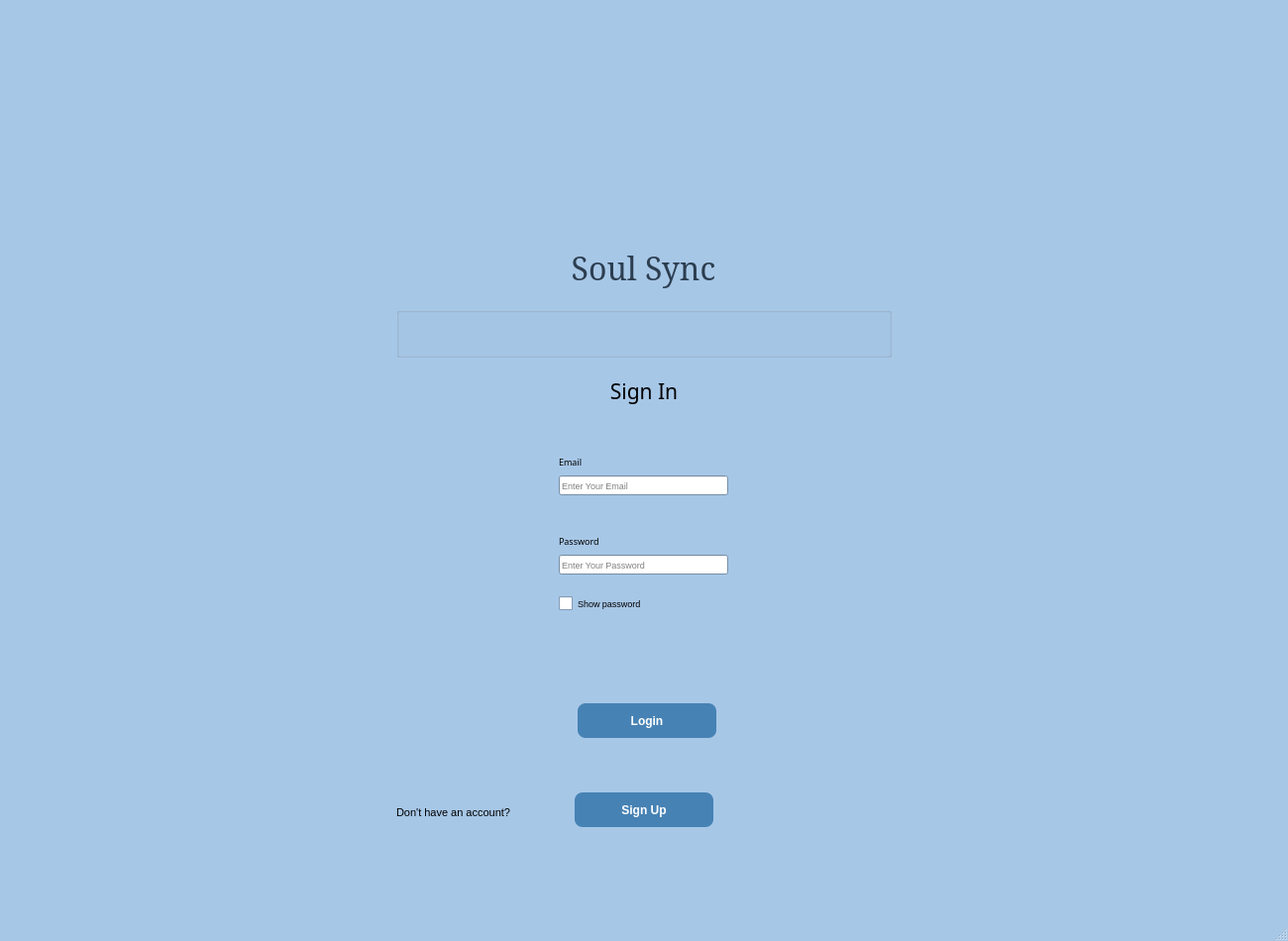
<?xml version="1.0" encoding="UTF-8"?>
<ui version="4.0">
 <class>MainWindow</class>
 <widget class="QMainWindow" name="MainWindow">
  <property name="enabled">
   <bool>true</bool>
  </property>
  <property name="geometry">
   <rect>
    <x>0</x>
    <y>0</y>
    <width>1300</width>
    <height>950</height>
   </rect>
  </property>
  <property name="palette">
   <palette>
    <active>
     <colorrole role="Base">
      <brush brushstyle="SolidPattern">
       <color alpha="255">
        <red>255</red>
        <green>255</green>
        <blue>255</blue>
       </color>
      </brush>
     </colorrole>
     <colorrole role="Window">
      <brush brushstyle="SolidPattern">
       <color alpha="255">
        <red>167</red>
        <green>199</green>
        <blue>231</blue>
       </color>
      </brush>
     </colorrole>
    </active>
    <inactive>
     <colorrole role="Base">
      <brush brushstyle="SolidPattern">
       <color alpha="255">
        <red>255</red>
        <green>255</green>
        <blue>255</blue>
       </color>
      </brush>
     </colorrole>
     <colorrole role="Window">
      <brush brushstyle="SolidPattern">
       <color alpha="255">
        <red>167</red>
        <green>199</green>
        <blue>231</blue>
       </color>
      </brush>
     </colorrole>
    </inactive>
    <disabled>
     <colorrole role="Base">
      <brush brushstyle="SolidPattern">
       <color alpha="255">
        <red>167</red>
        <green>199</green>
        <blue>231</blue>
       </color>
      </brush>
     </colorrole>
     <colorrole role="Window">
      <brush brushstyle="SolidPattern">
       <color alpha="255">
        <red>167</red>
        <green>199</green>
        <blue>231</blue>
       </color>
      </brush>
     </colorrole>
    </disabled>
   </palette>
  </property>
  <property name="font">
   <font>
    <pointsize>9</pointsize>
   </font>
  </property>
  <property name="windowTitle">
   <string>Soul Sync</string>
  </property>
  <property name="windowIcon">
   <iconset>
    <normaloff>Downloads/src/model/_c5dca270-092d-4483-b12e-a031080d7df9.jpeg</normaloff>
    <normalon>Downloads/src/model/_c5dca270-092d-4483-b12e-a031080d7df9.jpeg</normalon>
    <activeon>Downloads/src/model/_c5dca270-092d-4483-b12e-a031080d7df9.jpeg</activeon>Downloads/src/model/_c5dca270-092d-4483-b12e-a031080d7df9.jpeg</iconset>
  </property>
  <widget class="QWidget" name="centralwidget">
   <widget class="QLabel" name="label_3">
    <property name="geometry">
     <rect>
      <x>554</x>
      <y>250</y>
      <width>191</width>
      <height>41</height>
     </rect>
    </property>
    <property name="font">
     <font>
      <family>MS Serif</family>
      <pointsize>24</pointsize>
     </font>
    </property>
    <property name="styleSheet">
     <string notr="true">QLabel{color: #2C3E50;
}
</string>
    </property>
    <property name="text">
     <string>Soul Sync</string>
    </property>
    <property name="alignment">
     <set>Qt::AlignCenter</set>
    </property>
   </widget>
   <widget class="QLabel" name="label_4">
    <property name="geometry">
     <rect>
      <x>550</x>
      <y>370</y>
      <width>200</width>
      <height>50</height>
     </rect>
    </property>
    <property name="font">
     <font>
      <family>Microsoft Uighur</family>
      <pointsize>16</pointsize>
     </font>
    </property>
    <property name="text">
     <string>Sign In</string>
    </property>
    <property name="alignment">
     <set>Qt::AlignCenter</set>
    </property>
   </widget>
   <widget class="QLineEdit" name="email">
    <property name="geometry">
     <rect>
      <x>564</x>
      <y>480</y>
      <width>171</width>
      <height>20</height>
     </rect>
    </property>
    <property name="font">
     <font>
      <pointsize>7</pointsize>
     </font>
    </property>
    <property name="alignment">
     <set>Qt::AlignLeading|Qt::AlignLeft|Qt::AlignVCenter</set>
    </property>
    <property name="placeholderText">
     <string>Enter Your Email</string>
    </property>
   </widget>
   <widget class="QLineEdit" name="password">
    <property name="geometry">
     <rect>
      <x>564</x>
      <y>560</y>
      <width>171</width>
      <height>20</height>
     </rect>
    </property>
    <property name="font">
     <font>
      <pointsize>7</pointsize>
     </font>
    </property>
    <property name="alignment">
     <set>Qt::AlignLeading|Qt::AlignLeft|Qt::AlignVCenter</set>
    </property>
    <property name="placeholderText">
     <string>Enter Your Password</string>
    </property>
   </widget>
   <widget class="QPushButton" name="login_btn">
    <property name="geometry">
     <rect>
      <x>583</x>
      <y>710</y>
      <width>140</width>
      <height>35</height>
     </rect>
    </property>
    <property name="font">
     <font>
      <pointsize>-1</pointsize>
      <weight>75</weight>
      <bold>true</bold>
     </font>
    </property>
    <property name="styleSheet">
     <string notr="true">QPushButton {
    background-color: #4682B4;
    color: white;
    font-size: 12px;
    font-weight: bold;
    border: none;
    border-radius: 8px; 
    padding: 10px 20px;
    min-width: 10px;
    transition: background-color 0.3s ease-in-out, transform 0.1s;
}
QPushButton:hover {
    background-color: #5A9BD6;
}

QPushButton:pressed {
    background-color: #36648B;
    transform: scale(0.98); 
}
</string>
    </property>
    <property name="text">
     <string>Login</string>
    </property>
   </widget>
   <widget class="QLabel" name="label_5">
    <property name="geometry">
     <rect>
      <x>400</x>
      <y>810</y>
      <width>181</width>
      <height>20</height>
     </rect>
    </property>
    <property name="font">
     <font>
      <pointsize>8</pointsize>
     </font>
    </property>
    <property name="text">
     <string>Don't have an account?</string>
    </property>
   </widget>
   <widget class="QPushButton" name="sign_up_btn">
    <property name="geometry">
     <rect>
      <x>580</x>
      <y>800</y>
      <width>140</width>
      <height>35</height>
     </rect>
    </property>
    <property name="font">
     <font>
      <pointsize>-1</pointsize>
      <weight>75</weight>
      <bold>true</bold>
     </font>
    </property>
    <property name="styleSheet">
     <string notr="true">QPushButton {
    background-color: #4682B4;
    color: white;
    font-size: 12px;
    font-weight: bold;
    border: none;
    border-radius: 8px; 
    padding: 10px 20px;
    min-width: 10px;
    transition: background-color 0.3s ease-in-out, transform 0.1s;
}
QPushButton:hover {
    background-color: #5A9BD6;
}

QPushButton:pressed {
    background-color: #36648B;
    transform: scale(0.98); 
}
</string>
    </property>
    <property name="text">
     <string>Sign Up</string>
    </property>
   </widget>
   <widget class="QLabel" name="label">
    <property name="geometry">
     <rect>
      <x>564</x>
      <y>460</y>
      <width>50</width>
      <height>12</height>
     </rect>
    </property>
    <property name="font">
     <font>
      <family>MS Gothic</family>
      <pointsize>7</pointsize>
     </font>
    </property>
    <property name="text">
     <string>Email</string>
    </property>
   </widget>
   <widget class="QLabel" name="label_6">
    <property name="geometry">
     <rect>
      <x>564</x>
      <y>540</y>
      <width>70</width>
      <height>12</height>
     </rect>
    </property>
    <property name="font">
     <font>
      <family>MS Gothic</family>
      <pointsize>7</pointsize>
     </font>
    </property>
    <property name="text">
     <string>Password</string>
    </property>
   </widget>
   <widget class="QCheckBox" name="show_password_checkbox">
    <property name="geometry">
     <rect>
      <x>564</x>
      <y>600</y>
      <width>141</width>
      <height>18</height>
     </rect>
    </property>
    <property name="font">
     <font>
      <pointsize>7</pointsize>
     </font>
    </property>
    <property name="text">
     <string>Show password</string>
    </property>
   </widget>
   <widget class="QLabel" name="label_2">
    <property name="geometry">
     <rect>
      <x>554</x>
      <y>50</y>
      <width>191</width>
      <height>181</height>
     </rect>
    </property>
    <property name="text">
     <string/>
    </property>
    <property name="pixmap">
     <pixmap>soul_sync_logo.jpg</pixmap>
    </property>
    <property name="scaledContents">
     <bool>true</bool>
    </property>
   </widget>
   <widget class="QGroupBox" name="groupBox">
    <property name="geometry">
     <rect>
      <x>400</x>
      <y>310</y>
      <width>500</width>
      <height>51</height>
     </rect>
    </property>
    <property name="title">
     <string/>
    </property>
    <widget class="QLabel" name="error_label">
     <property name="geometry">
      <rect>
       <x>0</x>
       <y>0</y>
       <width>481</width>
       <height>51</height>
      </rect>
     </property>
     <property name="font">
      <font>
       <pointsize>7</pointsize>
      </font>
     </property>
     <property name="text">
      <string/>
     </property>
     <property name="alignment">
      <set>Qt::AlignCenter</set>
     </property>
    </widget>
   </widget>
  </widget>
  <widget class="QMenuBar" name="menubar">
   <property name="geometry">
    <rect>
     <x>0</x>
     <y>0</y>
     <width>1300</width>
     <height>22</height>
    </rect>
   </property>
  </widget>
  <widget class="QStatusBar" name="statusbar"/>
 </widget>
 <resources/>
 <connections/>
</ui>
